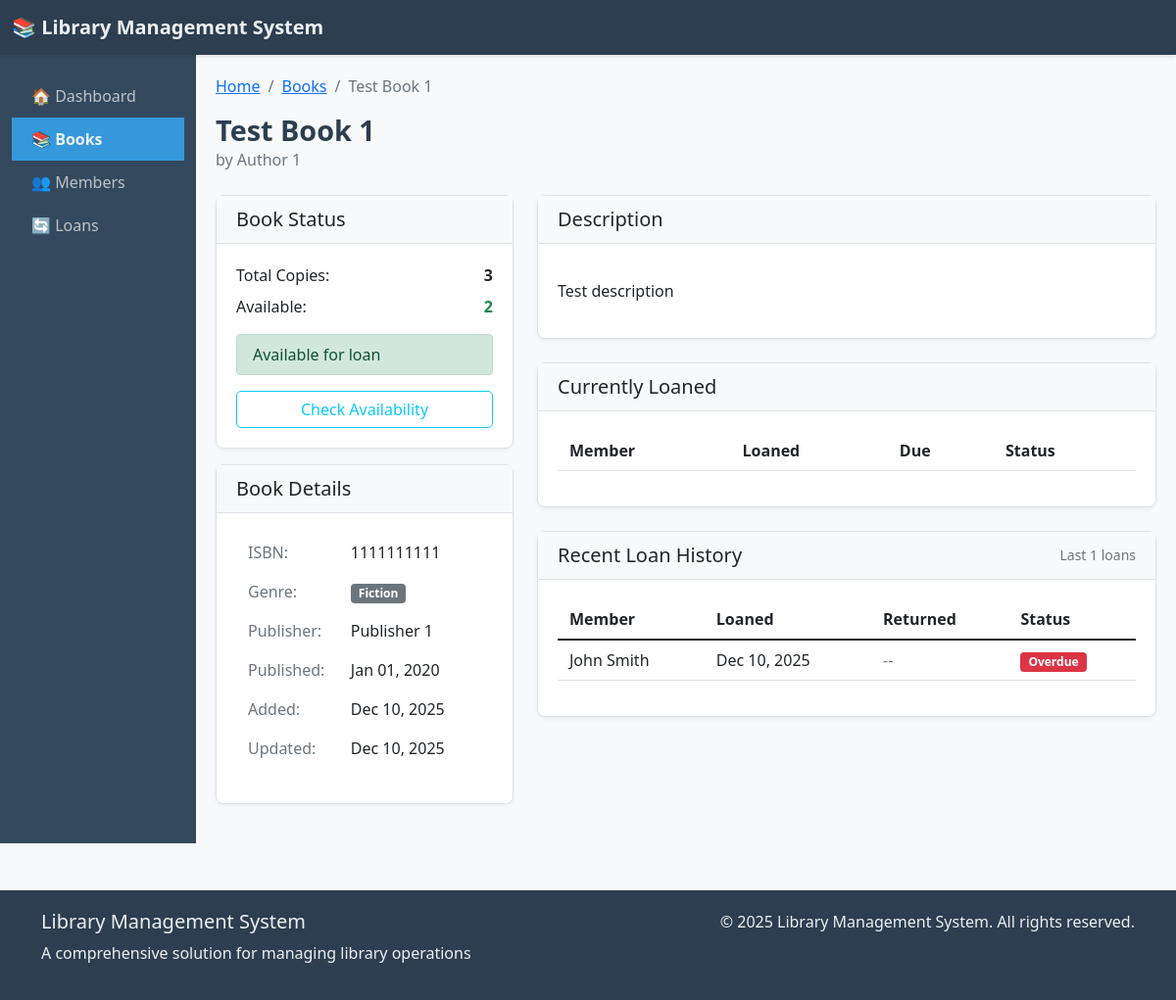
/library/books/1/, run on the app's committed database.
### library/models.py (models this page shows, shortened)
class Book(models.Model):
    GENRE_CHOICES = [
        ('FIC', 'Fiction'),
        ('NON', 'Non-Fiction'),
        ('SCI', 'Science'),
        ('HIS', 'History'),
        ('BIO', 'Biography'),
        ('FAN', 'Fantasy'),
        ('MYS', 'Mystery'),
        ('ROM', 'Romance'),
        ('TEC', 'Technology'),
        ('ART', 'Art'),
    ]
    title = models.CharField(max_length=200)
    author = models.CharField(max_length=100)
    isbn = models.CharField('ISBN', max_length=13, unique=True,
                          help_text='13-character ISBN number')
    genre = models.CharField(max_length=3, choices=GENRE_CHOICES, default='FIC')
    published_date = models.DateField()
    publisher = models.CharField(max_length=100)
    description = models.TextField(blank=True)
    quantity = models.PositiveIntegerField(default=1, validators=[MinValueValidator(0)])
    available_copies = models.PositiveIntegerField(default=1, validators=[MinValueValidator(0)])
    created_at = models.DateTimeField(auto_now_add=True)
    updated_at = models.DateTimeField(auto_now=True)
    class Meta:
        ordering = ['title']
        verbose_name = 'Book'
        verbose_name_plural = 'Books'
    def is_available(self):
        return self.available_copies > 0

class Loan(models.Model):
    STATUS_CHOICES = [
        ('ACT', 'Active'),
        ('RET', 'Returned'),
        ('OVE', 'Overdue'),
        ('CAN', 'Cancelled'),
    ]
    book = models.ForeignKey(Book, on_delete=models.CASCADE, related_name='loans')
    member = models.ForeignKey(Member, on_delete=models.CASCADE, related_name='loans')
    loan_date = models.DateField(auto_now_add=True)
    due_date = models.DateField()
    return_date = models.DateField(blank=True, null=True)
    status = models.CharField(max_length=3, choices=STATUS_CHOICES, default='ACT')
    fine_amount = models.DecimalField(max_digits=6, decimal_places=2, default=0.00)
    fine_paid = models.BooleanField(default=False)
    notes = models.TextField(blank=True)
    class Meta:
        ordering = ['-loan_date']
        verbose_name = 'Loan'
        verbose_name_plural = 'Loans'
        unique_together = ['book', 'member', 'loan_date']

class Member(models.Model):
    MEMBERSHIP_CHOICES = [
        ('REG', 'Regular'),
        ('PRE', 'Premium'),
        ('STU', 'Student'),
        ('SEN', 'Senior'),
    ]
    user = models.OneToOneField(User, on_delete=models.CASCADE, null=True, blank=True)
    first_name = models.CharField(max_length=50)
    last_name = models.CharField(max_length=50)
    email = models.EmailField(unique=True)
    phone = models.CharField(max_length=15, blank=True)
    address = models.TextField(blank=True)
    membership_type = models.CharField(max_length=3, choices=MEMBERSHIP_CHOICES, default='REG')
    membership_start_date = models.DateField(auto_now_add=True)
    membership_end_date = models.DateField(blank=True, null=True)
    max_books_allowed = models.PositiveIntegerField(default=5, validators=[MinValueValidator(1), MaxValueValidator(20)])
    current_books_borrowed = models.PositiveIntegerField(default=0, validators=[MinValueValidator(0)])
    is_active = models.BooleanField(default=True)
    class Meta:
        ordering = ['last_name', 'first_name']
        verbose_name = 'Member'
        verbose_name_plural = 'Members'
    @property
    def full_name(self):
        return f"{self.first_name} {self.last_name}"

### library/views.py (the view)
# urls.py: path('books/<int:pk>/', views.book_detail, name='book_detail'),
def book_detail(request, pk):
    book = get_object_or_404(Book, pk=pk)
    loan_history = book.loans.select_related('member').order_by('-loan_date')[:10]
    context = {
        'book': book,
        'loan_history': loan_history,
    }
    return render(request, 'books/book_detail.html', context)

### templates/books/book_detail.html (shortened to what this page needs)
{% extends 'base.html' %}
{% block content %}
<div class="row mb-4">
    <div class="col-12">
        <nav aria-label="breadcrumb">
            <ol class="breadcrumb">
                <li class="breadcrumb-item"><a href="{% url 'home' %}">Home</a></li>
                <li class="breadcrumb-item"><a href="{% url 'book_list' %}">Books</a></li>
                <li class="breadcrumb-item active">{{ book.title|truncatechars:40 }}</li>
            </ol>
        </nav>
        <div class="d-flex justify-content-between align-items-center">
            <div>
                <h1 class="mb-0">{{ book.title }}</h1>
                <p class="text-muted mb-0">by {{ book.author }}</p>
            </div>
        </div>
    </div>
</div>
<div class="row">
    <div class="col-md-4">
        <div class="card mb-3">
            <div class="card-header bg-light">
                <h5 class="mb-0">Book Status</h5>
            </div>
            <div class="card-body">
                <div class="d-flex justify-content-between mb-2">
                    <span>Total Copies:</span>
                    <span class="fw-bold">{{ book.quantity }}</span>
                </div>
                <div class="d-flex justify-content-between mb-3">
                    <span>Available:</span>
                    <span class="fw-bold {% if book.is_available %}text-success{% else %}text-danger{% endif %}">
                        {{ book.available_copies }}
                    </span>
                </div>
                {% if book.is_available %}
                <div class="alert alert-success py-2 mb-3">
                     Available for loan
                </div>
                {% else %}
                <div class="alert alert-danger py-2 mb-3">
                    <i class="bi bi-x-circle"></i> Currently unavailable
                </div>
                {% endif %}
                <a href="{% url 'book_availability' book.pk %}" class="btn btn-outline-info w-100">
                     Check Availability
                </a>
            </div>
        </div>
        <div class="card">
            <div class="card-header bg-light">
                <h5 class="mb-0">Book Details</h5>
            </div>
            <div class="card-body">
                <table class="table table-sm table-borderless">
                    <tr>
                        <td class="text-muted" style="width: 40%">ISBN:</td>
                        <td>{{ book.isbn }}</td>
                    </tr>
                    <tr>
                        <td class="text-muted">Genre:</td>
                        <td><span class="badge bg-secondary">{{ book.get_genre_display }}</span></td>
                    </tr>
                    <tr>
                        <td class="text-muted">Publisher:</td>
                        <td>{{ book.publisher }}</td>
                    </tr>
                    <tr>
                        <td class="text-muted">Published:</td>
                        <td>{{ book.published_date|date:"M d, Y" }}</td>
                    </tr>
                    <tr>
                        <td class="text-muted">Added:</td>
                        <td>{{ book.created_at|date:"M d, Y" }}</td>
                    </tr>
                    <tr>
                        <td class="text-muted">Updated:</td>
                        <td>{{ book.updated_at|date:"M d, Y" }}</td>
                    </tr>
                </table>
            </div>
        </div>
    </div>
    <div class="col-md-8">
        <div class="card mb-4">
            <div class="card-header bg-light">
                <h5 class="mb-0">Description</h5>
            </div>
            <div class="card-body">
                {% if book.description %}
                    <p class="card-text">{{ book.description|linebreaks }}</p>
                {% else %}
                    <p class="text-muted fst-italic">No description available.</p>
                {% endif %}
            </div>
        </div>
        {% with active_loans=book.loans.all %}
        {% if active_loans %}
        <div class="card mb-4">
            <div class="card-header bg-light">
                <h5 class="mb-0">Currently Loaned</h5>
            </div>
            <div class="card-body">
                <div class="table-responsive">
                    <table class="table table-sm table-hover">
                        <thead>
                            <tr>
                                <th>Member</th>
                                <th>Loaned</th>
                                <th>Due</th>
                                <th>Status</th>
                            </tr>
                        </thead>
                    </table>
                </div>
            </div>
        </div>
        {% endif %}
        {% endwith %}
        <div class="card">
            <div class="card-header bg-light d-flex justify-content-between align-items-center">
                <h5 class="mb-0">Recent Loan History</h5>
                {% if loan_history %}
                <small class="text-muted">Last {{ loan_history|length }} loans</small>
                {% endif %}
            </div>
            <div class="card-body">
                {% if loan_history %}
                <div class="table-responsive">
                    <table class="table table-sm">
                        <thead>
                            <tr>
                                <th>Member</th>
                                <th>Loaned</th>
                                <th>Returned</th>
                                <th>Status</th>
                            </tr>
                        </thead>
                        <tbody>
                            {% for loan in loan_history %}
                            <tr>
                                <td>{{ loan.member.full_name }}</td>
                                <td>{{ loan.loan_date|date:"M d, Y" }}</td>
                                <td>
                                    {% if loan.return_date %}
                                        {{ loan.return_date|date:"M d, Y" }}
                                    {% else %}
                                        <span class="text-muted">--</span>
                                    {% endif %}
                                </td>
                                <td>
                                    <span class="badge
                                        {% if loan.status == 'RET' %}bg-secondary
                                        {% elif loan.status == 'OVE' %}bg-danger
                                        {% else %}bg-primary{% endif %}">
                                        {{ loan.get_status_display }}
                                    </span>
                                </td>
                            </tr>
                            {% endfor %}
                        </tbody>
                    </table>
                </div>
                {% else %}
                <p class="text-muted mb-0">No loan history for this book.</p>
                {% endif %}
            </div>
        </div>
    </div>
</div>
{% endblock %}

### templates/base.html (style rules this page uses)
body { background-color: #f8f9fa; font-family: 'Segoe UI', Tahoma, Geneva, Verdana, sans-serif; }
.card { border: none; box-shadow: 0 0 10px rgba(0,0,0,.1); margin-bottom: 20px; transition: transform 0.3s; }

### templates/books/book_detail.html (style rules this page uses)
.card { border: 1px solid #dee2e6; border-radius: 8px; box-shadow: 0 2px 4px rgba(0,0,0,0.05); }
.card-header { background-color: #f8f9fa; border-bottom: 1px solid #dee2e6; padding: 12px 20px; }
.card-body { padding: 20px; }
.table-sm td, .table-sm th { padding: 8px 12px; }
.badge { font-size: 0.75em; padding: 4px 8px; }
h1 { font-size: 1.8rem; font-weight: 600; color: #2c3e50; }
.text-muted { color: #6c757d !important; }
.btn { border-radius: 5px; font-weight: 500; }

### data on the page
Book: title "Test Book 1", author "Author 1", quantity "3", available_copies "2", isbn "1111111111", genre "Fiction", publisher "Publisher 1", published_date "Jan 01, 2020", created_at "Dec 10, 2025", updated_at "Dec 10, 2025", description "Test description"
Loan: member.full_name "John Smith", loan_date "Dec 10, 2025", status "Overdue"

### other printed values
{{ loan_history|length }} "1"
